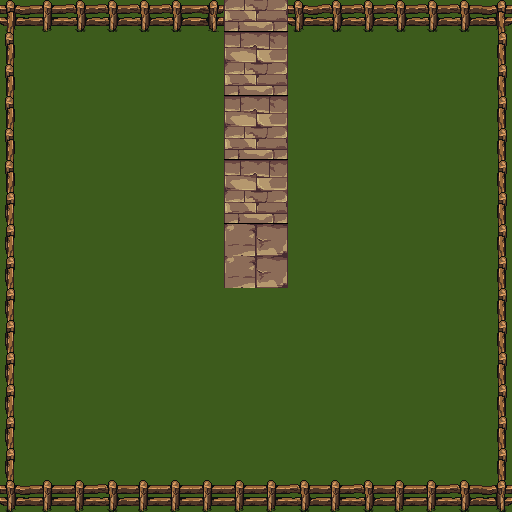

A 2D game scene composited from a Tiled map and its tileset images. What follows is a short description and the map's XML, with every tile layer's data as written:
An orthogonal 16x16 tile map with 32x32 px tiles, 2 tile layers (Ground, Walls).

<map version="1.4" tiledversion="1.4.3" orientation="orthogonal" renderorder="right-down" width="16" height="16" tilewidth="32" tileheight="32" infinite="0" nextlayerid="3" nextobjectid="1">
 <tileset firstgid="1" source="Grassland.tsx" />
 <layer id="1" name="Ground" width="16" height="16">
  <data encoding="csv">
3074,3074,3074,3074,3074,3075,3075,3252,3253,3075,3075,3075,3075,3075,3139,3139,
3138,3138,3138,3138,3138,3139,3139,3188,3189,3139,3139,3139,3139,3139,3203,3203,
3202,3202,3202,3202,3202,3203,3203,3252,3253,3203,3203,3203,3203,3203,3139,3075,
3202,3202,3202,3202,3202,3203,3203,3188,3189,3203,3203,3203,3203,3203,3203,3139,
3074,3075,3139,3203,3138,3138,3202,3252,3253,3202,3202,3202,3202,3203,3203,3203,
3075,3075,3074,3074,3202,3202,3202,3188,3189,3074,3202,3202,3202,3202,3203,3075,
3075,3139,3138,3138,3138,3138,3138,3252,3253,3138,3202,3203,3203,3139,3139,3139,
3075,3074,3202,3202,3202,3202,3202,3316,3317,3139,3074,3074,3074,3074,3074,3074,
3074,3074,3075,3074,3138,3138,3138,3316,3317,3074,3074,3074,3074,3074,3138,3138,
3074,3075,3075,3138,3202,3202,3202,3202,3203,3139,3074,3074,3074,3074,3074,3074,
3074,3075,3139,3202,3203,3203,3203,3074,3075,3074,3074,3074,3074,3074,3138,3138,
3074,3075,3074,3074,3074,3074,3074,3074,3074,3138,3138,3138,3138,3138,3202,3202,
3074,3074,3075,3138,3138,3138,3138,3138,3138,3202,3202,3202,3202,3202,3203,3203,
3074,3075,3075,3202,3202,3202,3202,3202,3202,3203,3203,3203,3203,3203,3203,3139,
3074,3074,3074,3074,3074,3074,3074,3074,3138,3138,3138,3138,3138,3202,3202,3203,
3138,3138,3138,3138,3138,3138,3138,3138,3202,3202,3202,3202,3202,3202,3203,3203
</data>
 </layer>
 <layer id="2" name="Walls" width="16" height="16">
  <data encoding="csv">
3644,3580,3581,3581,3581,3581,3582,3637,3638,3579,3581,3581,3581,3581,3581,3645,
3706,0,0,0,0,0,0,0,0,0,0,0,0,0,0,3711,
3706,0,0,0,0,0,0,0,0,0,0,0,0,0,0,3711,
3706,0,0,0,0,0,0,0,0,0,0,0,0,0,0,3711,
3706,0,0,0,0,0,0,0,0,0,0,0,0,0,0,3711,
3706,0,0,0,0,0,0,0,0,0,0,0,0,0,0,3711,
3770,0,0,0,0,0,0,0,0,0,0,0,0,0,0,3711,
3770,0,0,0,0,0,0,0,0,0,0,0,0,0,0,3711,
3770,0,0,0,0,0,0,0,0,0,0,0,0,0,0,3711,
3770,0,0,0,0,0,0,0,0,0,0,0,0,0,0,3711,
3770,0,0,0,0,0,0,0,0,0,0,0,0,0,0,3711,
3770,0,0,0,0,0,0,0,0,0,0,0,0,0,0,3711,
3770,0,0,0,0,0,0,0,0,0,0,0,0,0,0,3711,
3770,0,0,0,0,0,0,0,0,0,0,0,0,0,3701,3711,
3770,0,0,0,0,0,0,0,0,0,0,0,0,0,3765,3711,
3836,3580,3580,3581,3580,3580,3580,3580,3580,3581,3580,3581,3580,3580,3581,3837
</data>
 </layer>
</map>
